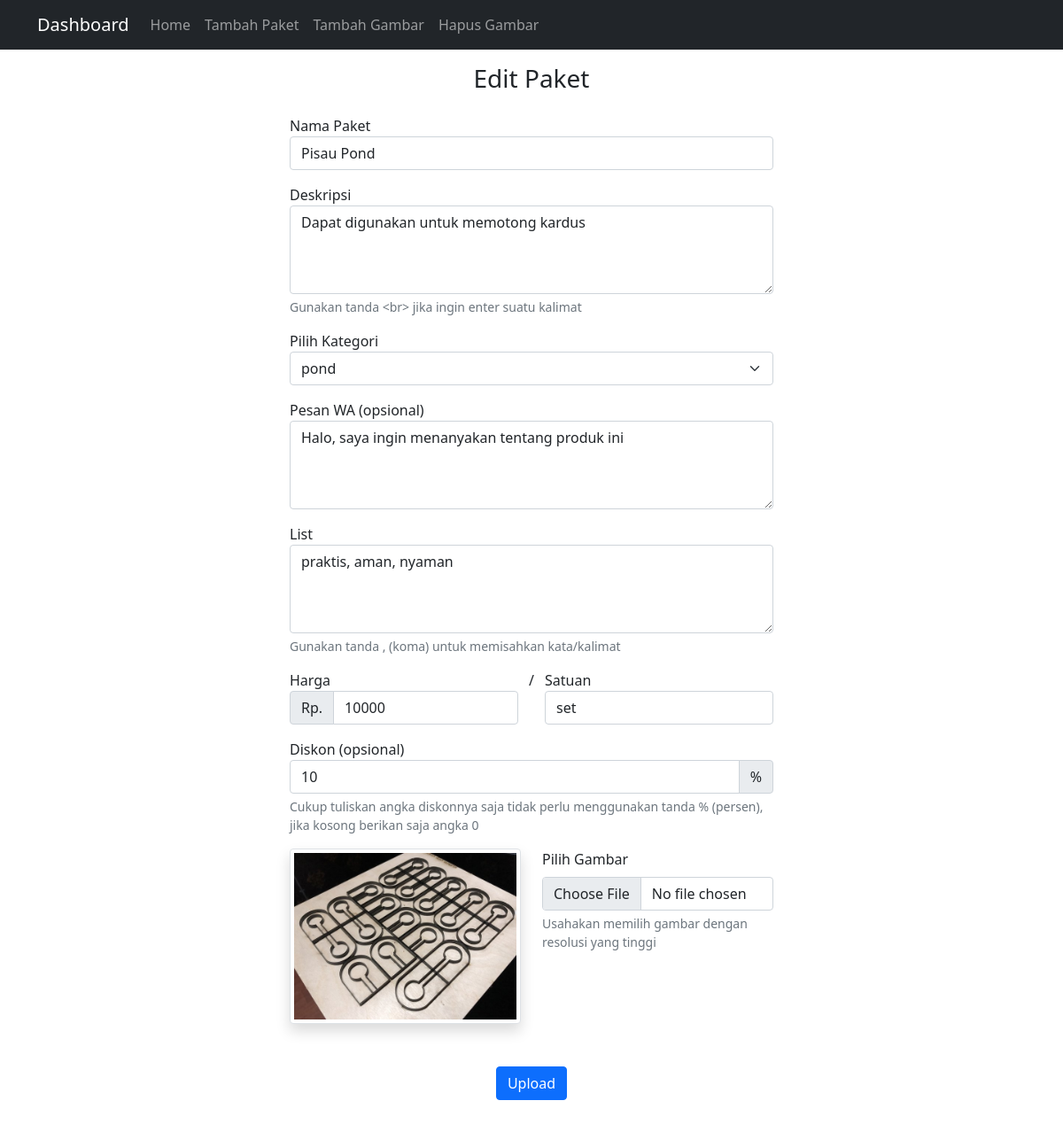
The page /admin/edit.php?id=8 (signed in) on the database its author committed.
### tables this page shows
CREATE TABLE `daftarpaket` (
  `id` int(11) NOT NULL,
  `nama` varchar(50) NOT NULL,
  `deskripsi` text NOT NULL,
  `kategori` varchar(50) NOT NULL,
  `pesanwa` varchar(255) NOT NULL,
  `list` varchar(255) NOT NULL,
  `harga` int(11) NOT NULL,
  `satuan` varchar(50) NOT NULL,
  `diskon` int(11) NOT NULL,
  `image` varchar(255) NOT NULL
);

### admin/function.php (called while the page is built, shortened)
<?php
$conn = mysqli_connect("localhost", "root", "", "sinarmurni");
function query($query) {
	global $conn;
	$result = mysqli_query($conn, $query);
	$rows = [];
	while ( $row = mysqli_fetch_assoc($result) ) {
		$rows[] = $row;
	}
	return $rows;
}
 ?>

### admin/edit.php (the view, shortened to what this page needs)
<?php
require 'function.php';
$id = $_GET['id'];
$paket = query("SELECT * FROM daftarpaket WHERE id = $id")[0];
$display = explode('-', $paket['kategori']);
$select = end($display);
?>
<!doctype html>
<html lang="en">
  <head>
    <link href="https://cdn.jsdelivr.net/npm/bootstrap@5.1.3/dist/css/bootstrap.min.css" rel="stylesheet">
  </head>
  <body>
<nav class="navbar navbar-expand-lg navbar-dark bg-dark">
  <div class="container">
    <a class="navbar-brand" href="/sinar">Dashboard</a>
    <div class="collapse navbar-collapse" id="navbarSupportedContent">
      <ul class="navbar-nav me-auto mb-2 mb-lg-0">
        <li class="nav-item">
          <a class="nav-link" aria-current="page" href="index.php">Home</a>
        </li>
        <li class="nav-item">
          <a class="nav-link" href="tambah.php">Tambah Paket</a>
        </li>
        <li class="nav-item">
          <a class="nav-link" href="galery.php">Tambah Gambar</a>
        </li>
        <li class="nav-item">
          <a class="nav-link" href="image.php">Hapus Gambar</a>
        </li>
      </ul>
    </div>
  </div>
</nav>
<div class="container">
  <div class="row mt-3">
    <div class="col text-center">
      <h3>Edit Paket</h3>
    </div>
  </div>
  <div class="row mt-3 justify-content-center">
    <div class="col-md-6">
      <form action="" method="post" enctype="multipart/form-data">
        <div class="mb-3">
          <label for="nama">Nama Paket</label>
          <input type="text" name="nama" class="form-control" id="nama" value="<?= $paket['nama']; ?>">
        </div>
        <div class="mb-3">
          <label for="deskripsi">Deskripsi</label>
          <textarea class="form-control" name="deskripsi" id="deskripsi" style="height: 100px"><?= $paket['deskripsi']; ?></textarea>
          <div class="form-text">Gunakan tanda &lt;br&gt; jika ingin enter suatu kalimat</div>
        </div>
        <div class="mb-3">
          <label for="kategori">Pilih Kategori</label>
          <select class="form-select mb-3" name="kategori" aria-label="Default select example">
            <option selected value="<?= $paket['kategori'] ?>"><?= $select; ?></option>
          </select>
        </div>
        <div class="mb-3">
          <label for="pesan">Pesan WA (opsional)</label>
          <textarea class="form-control" name="pesan" placeholder="Pesan WA" id="pesan" style="height: 100px"><?= $paket['pesanwa']; ?></textarea>
        </div>
        <div class="mb-3">
          <label for="list">List</label>
          <textarea class="form-control" name="list" placeholder="list" id="list" style="height: 100px"><?= $paket['list']; ?></textarea>
          <div class="form-text">Gunakan tanda , (koma) untuk memisahkan kata/kalimat</div>
        </div>
        <div class="row">
          <div class="col">
            <label for="harga">Harga</label>
            <div class="input-group mb-3">
              <span class="input-group-text">Rp.</span>
              <input type="text" name="harga" placeholder="Harga" class="form-control" value="<?= $paket['harga']; ?>">
            </div>
          </div>
          /
          <div class="col">
            <label for="satuan">Satuan</label>
            <div class="input-group mb-3">
              <input type="text" name="satuan" placeholder="Contoh: pcs, lusin, box, paket, dll" class="form-control" value="<?= $paket['satuan']; ?>">
            </div>
          </div>
        </div>
        <div class="mb-3">
          <label for="diskon">Diskon (opsional)</label>
          <div class="input-group">
            <input type="text" name="diskon" placeholder="Diskon" class="form-control" value="<?= $paket['diskon']; ?>">
            <span class="input-group-text">%</span>
          </div>
          <div class="form-text">Cukup tuliskan angka diskonnya saja tidak perlu menggunakan tanda % (persen), jika kosong berikan saja angka 0</div>
        </div>
        <div class="row mb-3">
          <div class="col">
            <img src="../img/<?= $paket['image']; ?>" class="img-fluid img-thumbnail shadow" alt="">
          </div>
          <div class="col">
            <div class="mb-3">
              <label for="image" class="form-label">Pilih Gambar</label>
              <input class="form-control" type="file" name="image" id="image">
              <div class="form-text">Usahakan memilih gambar dengan resolusi yang tinggi</div>
            </div>
          </div>
        </div>
        <div class="mt-5 text-center">
          <button type="submit" class="btn btn-primary text-center mb-5" name="submit">Upload</button>
        </div>
      </form>
    </div>
  </div>
</div>
  </body>
</html>

### rows shown on the page
daftarpaket: nama "Pisau Pond", deskripsi "Dapat digunakan untuk memotong kardus", pesan "Halo, saya ingin menanyakan tentang produk ini", list "praktis, aman, nyaman", harga "10000", satuan "set", diskon "10", image (picture)

### other values the page prints
form field kategori "pond"
